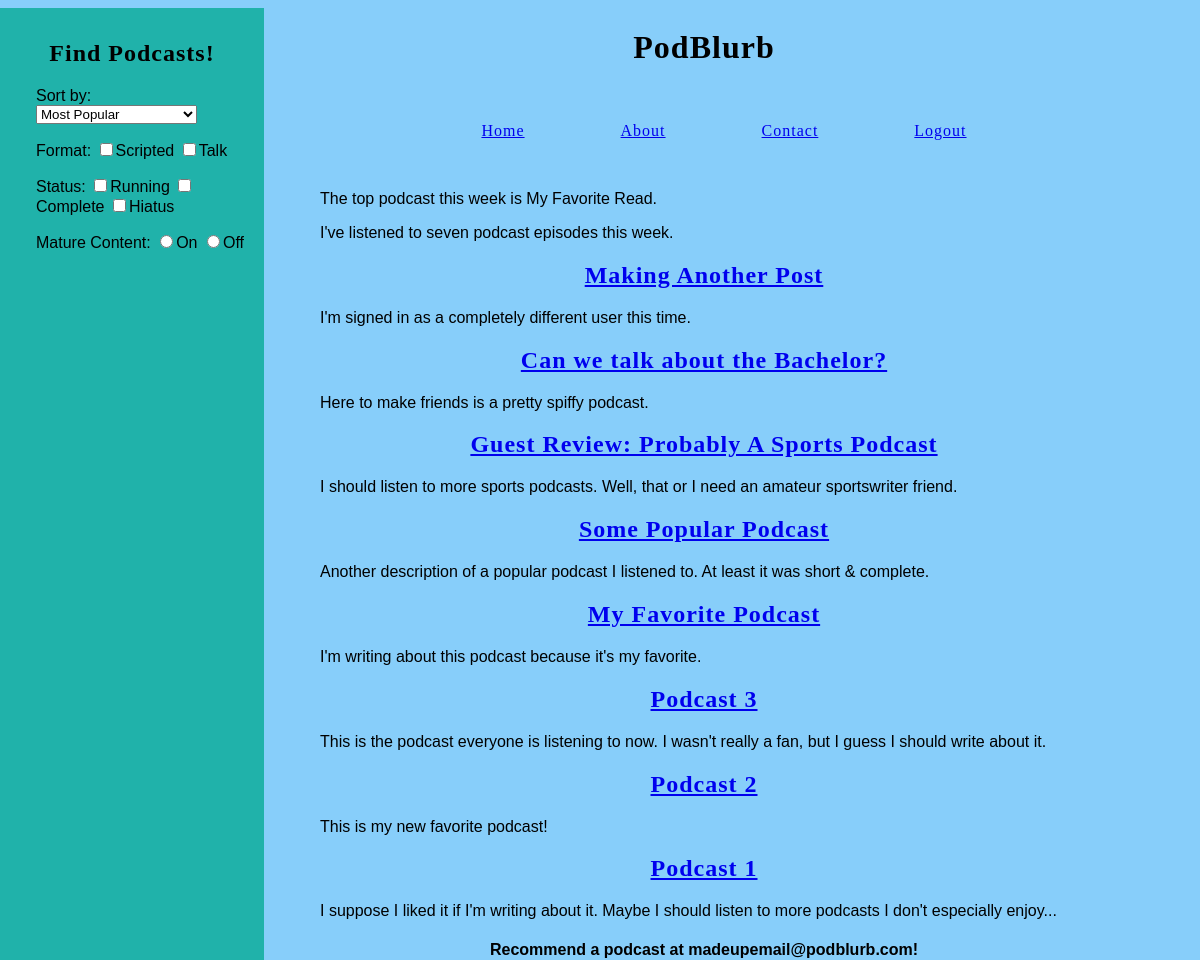
The app's page / (signed in) with its own data.
### collection/models.py (models this page shows)
class podcast_show(models.Model):
    name = models.CharField(max_length=255)
    description = models.TextField()
    slug = models.SlugField(unique=True)
    user = models.OneToOneField(User, blank=True, null=True)

### collection/views.py (the view)
# urls.py: url(r'^$', views.index, name='home'),
def index(request):
    podcast = 'my favorite read'
    number = 7
    shows = podcast_show.objects.all().order_by('id').reverse()
    return render(request, 'index.html', {
        'pdc':podcast,
        'num':number,
        'podcasts':shows
    })

### collection/templates/index.html (shortened to what this page needs)
{% extends 'base.html' %}
{% load humanize %}
{% block content %}
    <p>The top podcast this week is {{pdc|title}}.</p>
    <p>I've listened to {{num|apnumber}} podcast episode{{num|pluralize}} this week.</p>
    {% for s in podcasts %}
        <h2><a href="{% url 'show' slug=s.slug %}">{{s.name}}</a></h2>
        <p>{{s.description}}</p>
    {% endfor %}
{% endblock content %}

### collection/static/css/style.css (style rules this page uses)
body { background-color: lightskyblue; width: 80%; position: absolute; left: 18%; padding-bottom: 2%; }
h1, h2, h3, a { text-align: center; font-family: Impact, fantasy; font-stretch: extra-condensed; letter-spacing: 1px; }
p, form input[type=submit] { font-family: Gill Sans, Trebuchet, sans-serif; position: relative; margin-left: 10%; }

### records on screen
podcast_show: name "Making Another Post", description "I'm signed in as a completely different user this time."
podcast_show: name "Can we talk about the Bachelor?", description "Here to make friends is a pretty spiffy podcast."
podcast_show: name "Guest Review: Probably A Sports Podcast", description "I should listen to more sports podcasts. Well, that or I need an amateur sportswriter friend."
podcast_show: name "Some Popular Podcast", description "Another description of a popular podcast I listened to. At least it was short & complete."
podcast_show: name "My Favorite Podcast", description "I'm writing about this podcast because it's my favorite."
podcast_show: name "Podcast 3", description "This is the podcast everyone is listening to now. I wasn't really a fan, but I guess I should write about it."
podcast_show: name "Podcast 2", description "This is my new favorite podcast!"
podcast_show: name "Podcast 1", description "I suppose I liked it if I'm writing about it. Maybe I should listen to more podcasts I don't especially enjoy..."

### other values on screen
{{ pdc|title }} "My Favorite Read"
{{ num|apnumber }} "seven"
